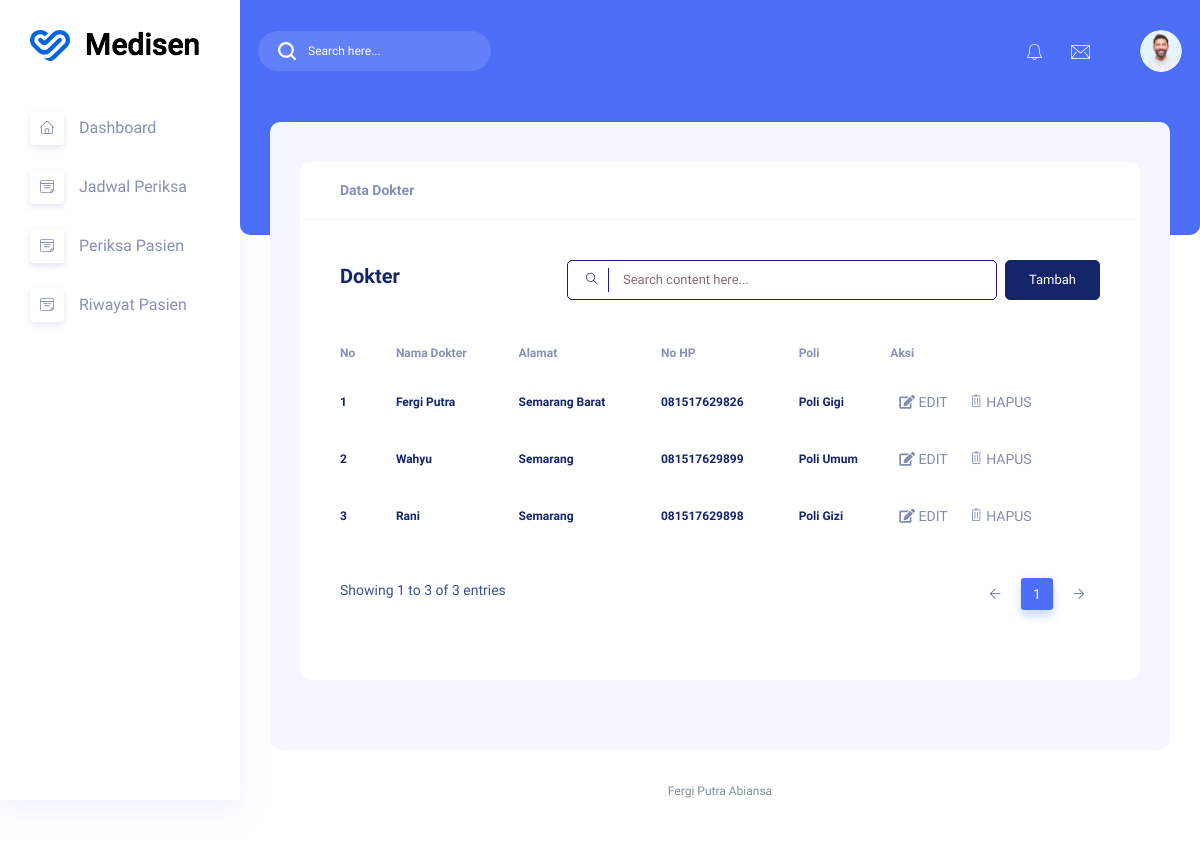
Page /admin/dokter.php (signed in) on the earlier database version.
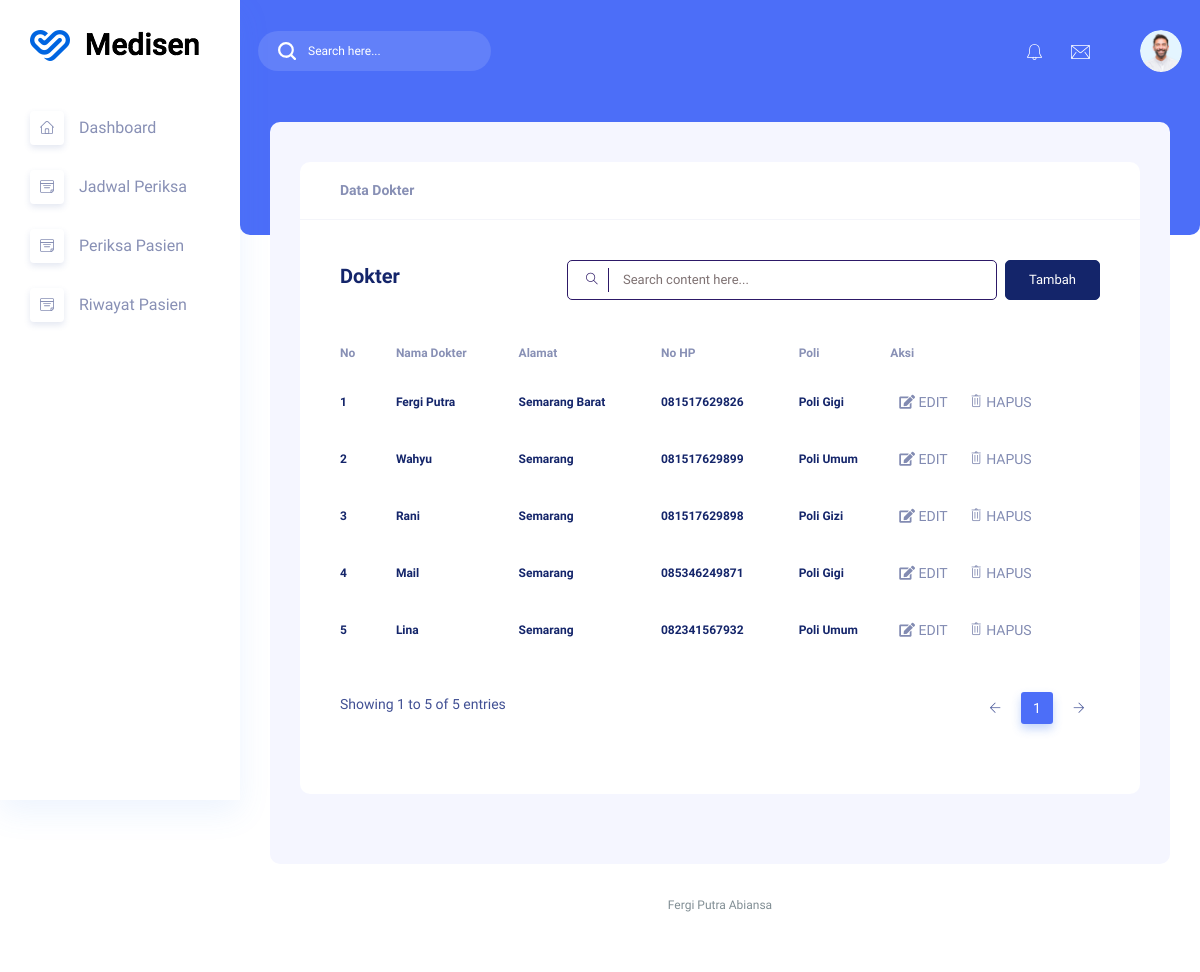
Same page on the later database version.
### tables this page shows
CREATE TABLE `dokter` (
  `id` int(11) UNSIGNED NOT NULL,
  `nama` varchar(255) NOT NULL,
  `password` varchar(255) DEFAULT NULL,
  `alamat` varchar(255) NOT NULL,
  `no_hp` varchar(50) NOT NULL,
  `id_poli` int(11) UNSIGNED NOT NULL
);

CREATE TABLE `poli` (
  `id` int(11) UNSIGNED NOT NULL,
  `nama_poli` varchar(25) NOT NULL,
  `keterangan` text NOT NULL
);

### admin/dokter.php (the view, shortened to what the changed rows need)
<?php
include '../koneksi.php';
$dokter = mysqli_query($mysqli, "SELECT dokter.id, nama, alamat, no_hp, nama_poli
FROM dokter JOIN poli ON dokter.id_poli = poli.id");
?>
<!DOCTYPE html>
<html lang="zxx">
<head>
    <link rel="stylesheet" href="../assets/css/bootstrap1.min.css" />
    <link rel="stylesheet" href="../assets/vendors/themefy_icon/themify-icons.css" />
    <link rel="stylesheet" href="../assets/vendors/niceselect/css/nice-select.css" />
    <link rel="stylesheet" href="../assets/vendors/owl_carousel/css/owl.carousel.css" />
    <link rel="stylesheet" href="../assets/vendors/gijgo/gijgo.min.css" />
    <link rel="stylesheet" href="../assets/vendors/font_awesome/css/all.min.css" />
    <link rel="stylesheet" href="../assets/vendors/tagsinput/tagsinput.css" />
    <link rel="stylesheet" href="../assets/vendors/datepicker/date-picker.css" />
    <link rel="stylesheet" href="../assets/vendors/scroll/scrollable.css" />
    <link rel="stylesheet" href="../assets/vendors/datatable/css/jquery.dataTables.min.css" />
    <link rel="stylesheet" href="../assets/vendors/datatable/css/responsive.dataTables.min.css" />
    <link rel="stylesheet" href="../assets/vendors/datatable/css/buttons.dataTables.min.css" />
    <link rel="stylesheet" href="../assets/vendors/text_editor/summernote-bs4.css" />
    <link rel="stylesheet" href="../assets/vendors/morris/morris.css">
    <link rel="stylesheet" href="../assets/vendors/material_icon/material-icons.css" />
    <link rel="stylesheet" href="../assets/css/metisMenu.css">
    <link rel="stylesheet" href="../assets/css/style1.css" />
    <link rel="stylesheet" href="../assets/css/colors/default.css" id="colorSkinCSS">
</head>
<body class="crm_body_bg">
    <section class="main_content dashboard_part large_header_bg">
        <div class="main_content_iner ">
            <div class="container-fluid p-0 ">
                <div class="row justify-content-center">
                    <div class="col-lg-12">
                        <div class="white_card card_height_100 mb_30">
                            <div class="white_card_body">
                                <div class="QA_section">
                                    <div class="white_box_tittle list_header">
                                        <h4>Dokter</h4>
                                        <div class="box_right d-flex lms_block">
                                        </div>
                                    </div>
                                    <div class="QA_table mb_30">
                                        <table class="table lms_table_active">
                                            <thead>
                                                <tr>
                                                    <th scope="col">No</th>
                                                    <th scope="col">Nama Dokter</th>
                                                    <th scope="col">Alamat</th>
                                                    <th scope="col">No HP</th>
                                                    <th scope="col">Poli</th>
                                                    <th scope="col">Aksi</th>
                                                </tr>
                                            </thead>
                                            <tbody>
                                                <?php
                                                $no = 1;
                                                while ($row = mysqli_fetch_array($dokter)) {
                                                ?>
                                                    <tr>
                                                        <td><?php echo $no++ ?></td>
                                                        <td><?php echo $row['nama'] ?></td>
                                                        <td><?php echo $row['alamat'] ?></td>
                                                        <td><?php echo $row['no_hp'] ?></td>
                                                        <td><?php echo $row['nama_poli'] ?></td>
                                                        <td>
                                                            <a href="edit_dokter.php?id=<?php echo $row['id']; ?>" class="btn btn-sm"><i class='fas fa-edit'></i> EDIT</a>
                                                            <a href="#" class="btn btn-sm" onclick="confirmDelete('<?php echo $row['id']; ?>', '<?php echo $row['nama']; ?>')"><i class='ti-trash'></i>
                                                                HAPUS
                                                            </a>
                                                        </td>
                                                    </tr>
                                                <?php } ?>
                                            </tbody>
                                        </table>
                                    </div>
                                </div>
                            </div>
                        </div>
                    </div>
                </div>
            </div>
        </div>
    </section>
</body>
</html>

Differences in the rows shown:
added dokter: nama "Mail", alamat "Semarang", no_hp "085346249871", id_poli.nama_poli "Poli Gigi"
added dokter: nama "Lina", alamat "Semarang", no_hp "082341567932", id_poli.nama_poli "Poli Umum"
Other differences:
text written by a page script: "Showing 1 to 3 of 3 entries 1" → "Showing 1 to 5 of 5 entries 1"
